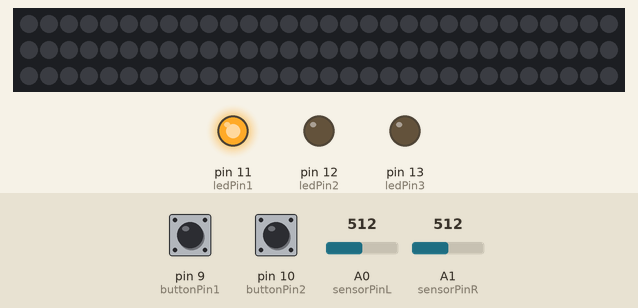
A sketch run on a simulated Arduino Uno, built with avr-gcc and run on an emulated ATmega328P. Parts: 90 RGB LEDs in strip order, left to right, continuing on the next row, output pins drawn as LEDs (lit = HIGH). Inputs (shaded band) come from the test bench; at power-on: A0 (sensorPinL) = 512, A1 (sensorPinR) = 512, pin 10 (buttonPin2) LOW, pin 9 (buttonPin1) LOW. Dim RGB values are drawn brighter than linear.

Above: at 1.2 s.
1.3 s: A0 (sensorPinL) set to 534
2.8 s: A1 (sensorPinR) set to 716
At 3.5 s:
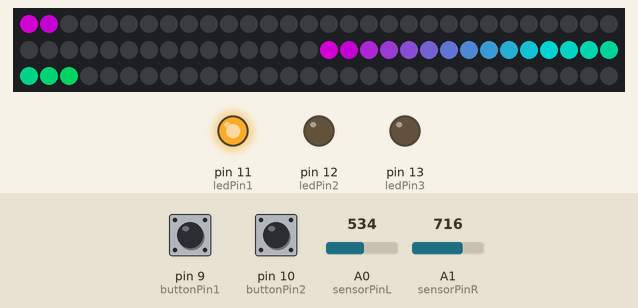
4.3 s: pin 10 (buttonPin2) pulled HIGH for 3.2 s
At 6.82 s:
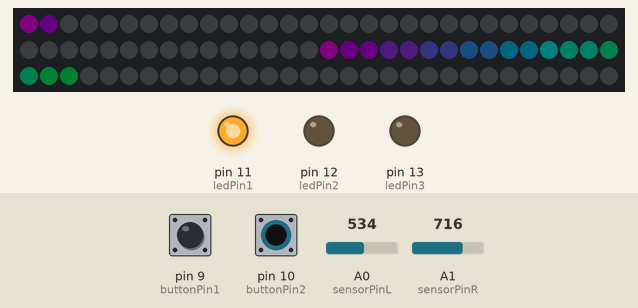
9.0 s: A1 (sensorPinR) set to 900
At 9.6 s:
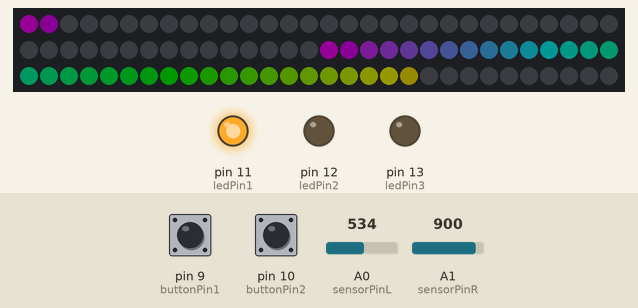
10.5 s: A0 (sensorPinL) set to 80
At 10.8 s:
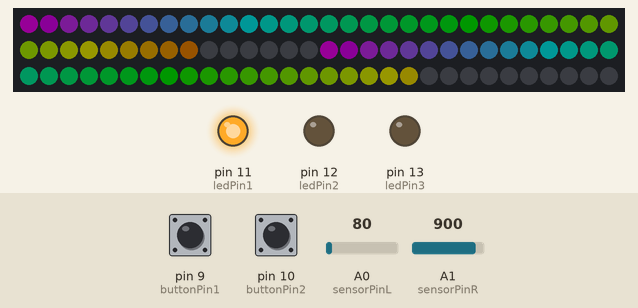
12.0 s: A0 (sensorPinL) set to 40
Timing chart, 0 to 14.5 s (numbered marks = the images above; inputs shaded):
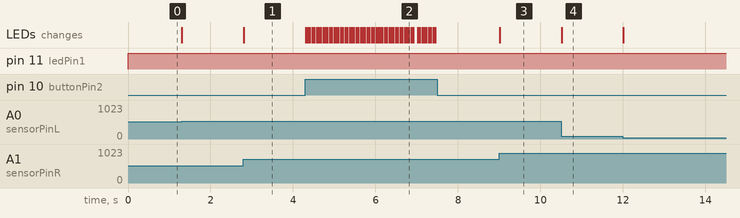

Measured:
- after the input at 2.8 s, the LEDs: change at once (image 1)
- after the input at 4.3 s, the LEDs: first change at once (image 2 shows a later state)
- after the input at 9.0 s, the LEDs: change at once (image 3)
- after the input at 10.5 s, the LEDs: change at once (image 4)

The sketch:

arduinowumeter.ino
```cpp
/*
 * Arduino Wu Meter
 *
 * Created: 13.07.2024
 * Author: Giuseppe Tamanini
 */

#include <WS2812.h>

#define outputPin 8  // Digital output pin (default: 7)
#define LEDCount 90   // Number of LEDs to drive (default: 9)
WS2812 LED(LEDCount);
cRGB value;
byte intensity;
byte sign;

int n;
int m;
int LedR = 0;
int LedG = 0;
int LedB = 0;
int barL;
int barR;

byte color[45] [3] = { {255,   0, 255},
                       {232,   3, 255},
                       {209,  46, 255},
                       {185,  70, 255},
                       {162,  93, 255},
                       {139, 116, 255},
                       {116, 139, 255},
                       { 93, 162, 255},
                       { 69, 186, 255},
                       { 46, 209, 255},
                       { 23, 232, 255},
                       {  0, 255, 255},
                       {  0, 255, 232},
                       {  0, 255, 209},
                       {  0, 255, 185},
                       {  0, 255, 162},
                       {  0, 255, 139},
                       {  0, 255, 116},
                       {  0, 255,  93},
                       {  0, 255,  69},
                       {  0, 255,  46},
                       {  0, 255,  23},
                       {  0, 255,   0},
                       { 23, 255,   0},
                       { 46, 255,   0},
                       { 69, 255,   0},
                       { 93, 255,   0},
                       {116, 255,   0},
                       {139, 255,   0},
                       {162, 255,   0},
                       {185, 255,   0},
                       {209, 255,   0},
                       {232, 255,   0},
                       {255, 255,   0},
                       {255, 232,   0},
                       {255, 209,   0},
                       {255, 185,   0},
                       {255, 162,   0},
                       {255, 139,   0},
                       {255, 116,   0},
                       {255,  93,   0},
                       {255,  69,   0},
                       {255,  46,   0},
                       {255,  23,   0},
                       {255,   0,   0} };

int sensorPinL = A0;   // select the input pin for the potentiometer
int sensorPinR = A1;   // select the input pin for the potentiometer
int audioLevelL = 0;  // variable to store the value coming from the sensor
int audioLevelR = 0;  // variable to store the value coming from the sensor

// constants won't change. They're used here to set pin numbers:
const int buttonPin1 = 9;     // the number of the pushbutton pin
const int buttonPin2 = 10;     // the number of the pushbutton pin
const int ledPin1 =  11;      // the number of the LED pin
const int ledPin2 =  12;      // the number of the LED pin
const int ledPin3 =  13;      // the number of the LED pin

// variables will change:
int buttonState = 0;         // variable for reading the pushbutton status
int buttonState1 = 0;         // variable for reading the pushbutton status
int functionState = 1; // variabile che memorizza lo stato della funzione
unsigned long previousMillis = 0;
unsigned long previousMillis1 = 0;
int volumeM = 50;
boolean up = false;

void setup() {
  Serial.begin(115200);
  // initialize the LED pin as an output:
  pinMode(ledPin1, OUTPUT);
  pinMode(ledPin2, OUTPUT);
  pinMode(ledPin3, OUTPUT);
  // initialize the pushbutton pin as an input:
  pinMode(buttonPin1, INPUT);
  pinMode(buttonPin2, INPUT);

	LED.setOutput(outputPin);
  for (n = 0; n < 90; n++) {
    value.b = 0; value.g = 0; value.r = 0; // RGB Value -> Red
    LED.set_crgb_at(n, value); // Set value at LED found at index 0
  }
  LED.sync(); // Sends the value to the LED
}

void loop() {
  buttonRead();
  volumeMaster();
  vuMeter();
  barL = audioLevelL/11;
  /*Serial.print("L");
  Serial.print(barL);
  Serial.print("R");
  Serial.println(barR); */
  barR = audioLevelR/11;
  switch (functionState) {
  case 1:
    for (m = 0; m < 45; m++) {
      if (m < barL) {
        LedR = color[m] [0] * volumeM / 100;
        LedG = color[m] [1] * volumeM / 100;
        LedB = color[m] [2] * volumeM / 100;
        value.r = LedR; value.g = LedG; value.b = LedB; // RGB Value -> Red
      } else {
       value.b = 0; value.g = 0; value.r = 0; // RGB Value -> Red
      }
      LED.set_crgb_at(m, value); // Set value at LED found at index 0
    }
    for (m = 45; m < 90; m++) {
      if (m < barR + 45) {
        LedR = color[m - 45] [0] * volumeM / 100;
        LedG = color[m - 45] [1] * volumeM / 100;
        LedB = color[m - 45] [2] * volumeM / 100;
        value.r = LedR; value.g = LedG; value.b = LedB; // RGB Value -> Red
      } else {
       value.b = 0; value.g = 0; value.r = 0; // RGB Value -> Red
      }
      LED.set_crgb_at(m, value); // Set value at LED found at index 0
    }
    break;
  case 2:
    for (m = 0; m < 45; m++) {
      if (m < barL) {
        LedR = color[m] [0] * volumeM / 100;
        LedG = color[m] [1] * volumeM / 100;
        LedB = color[m] [2] * volumeM / 100;
        value.r = LedR; value.g = LedG; value.b = LedB; // RGB Value -> Red
      } else {
       value.b = 0; value.g = 0; value.r = 0; // RGB Value -> Red
      }
      LED.set_crgb_at(44 - m, value); // Set value at LED found at index 0
    }
    for (m = 45; m < 90; m++) {
      if (m < barR + 45) {
        LedR = color[m - 45] [0] * volumeM / 100;
        LedG = color[m - 45] [1] * volumeM / 100;
        LedB = color[m - 45] [2] * volumeM / 100;
        value.r = LedR; value.g = LedG; value.b = LedB; // RGB Value -> Red
      } else {
       value.b = 0; value.g = 0; value.r = 0; // RGB Value -> Red
      }
      LED.set_crgb_at(m, value); // Set value at LED found at index 0
    }
    break;
  }
  LED.sync(); // Sends the value to the LED
}

void vuMeter() {
  audioLevelL = analogRead(sensorPinL);   //Read audio input
  if(audioLevelL < 500) {                  //Audio is biased on 2.5 volts (half Vcc) by voltage divider.
    audioLevelL = map(audioLevelL,0,512,512,0);  //Convert downgoing signal to positive values.
  } else if(audioLevelL >= 524) {          //Convert upgoing signal to the same range as the downgoing.
    audioLevelL = map(audioLevelL,512,1023,0,512);
  } else {                                //for detection the highest value within the detection time.
    audioLevelL = 0;
  }
  audioLevelR = analogRead(sensorPinR);   //Read audio input
  if(audioLevelR < 500) {                  //Audio is biased on 2.5 volts (half Vcc) by voltage divider.
    audioLevelR = map(audioLevelR,0,512,512,0);  //Convert downgoing signal to positive values.
  } else if(audioLevelR >= 524) {          //Convert upgoing signal to the same range as the downgoing.
    audioLevelR = map(audioLevelR,512,1023,0,512);
  } else {                                //for detection the highest value within the detection time.
    audioLevelR = 0;
  }
}


void buttonRead() {
  // read the state of the pushbutton value:
  buttonState = digitalRead(buttonPin1); // legge e memorizza lo stato del pulsante
  // se il pulsante  premuto ed è passato più di 1 sec
  if (buttonState & millis() - previousMillis >= 250) {
    previousMillis = millis(); // salva il tempo in cui è cambiato lo stato del led
    functionState = functionState + 1;
    if (functionState == 3) functionState = 1;
    //Serial.println(functionState);
  }
  switch (functionState) {
  case 1:
    digitalWrite(ledPin1, true);
    digitalWrite(ledPin2, false);
    digitalWrite(ledPin3, false);
    break;
  case 2:
    digitalWrite(ledPin1, false);
    digitalWrite(ledPin2, true);
    digitalWrite(ledPin3, false);
    break;
  case 3:
    digitalWrite(ledPin1, true);
    digitalWrite(ledPin2, true);
    digitalWrite(ledPin3, false);
    break;
  case 4:
    digitalWrite(ledPin1, false);
    digitalWrite(ledPin2, false);
    digitalWrite(ledPin3, true);
    break;
  case 5:
    digitalWrite(ledPin1, true);
    digitalWrite(ledPin2, false);
    digitalWrite(ledPin3, true);
    break;
  case 6:
    digitalWrite(ledPin1, false);
    digitalWrite(ledPin2, true);
    digitalWrite(ledPin3, true);
    break;
  case 7:
    digitalWrite(ledPin1, true);
    digitalWrite(ledPin2, true);
    digitalWrite(ledPin3, true);
    break;
  }
}

void volumeMaster() {
  // read the state of the pushbutton value:
  buttonState1 = digitalRead(buttonPin2); // legge e memorizza lo stato del pulsante
  // se il pulsante  premuto ed è passato più di 1 sec
  if (buttonState1 & millis() - previousMillis1 >= 50) {
    previousMillis1 = millis(); // salva il tempo in cui è cambiato lo stato del led
    if (up) {
      volumeM = volumeM + 1;
      if (volumeM == 101) {
        volumeM = 99;
        up = false;
      }
    } else {
      volumeM = volumeM - 1;
      if (volumeM < 0) {
        volumeM = 0;
        up = true;
      }
    }
  }
}
```
